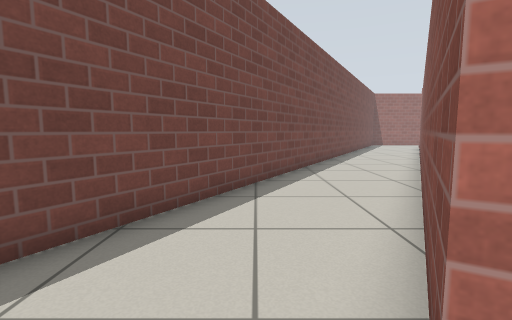
View 1 (above)

12 first-person views from a walk through a robot-simulator world made for Gazebo. The camera is 0.72 m above the floor, tilts 6° down and sees 85° across. The floor is counted in squares, 0.5 m on a side. Each view is taken from the middle of a square. On the plan, view 1 faces up. The plan holds only what a view shows up to about 14 squares ahead; the rest is blank. The place goes on beyond the plan. Robots are left out. Simple patterns stand in for the simulator's built-in surfaces.

View 2
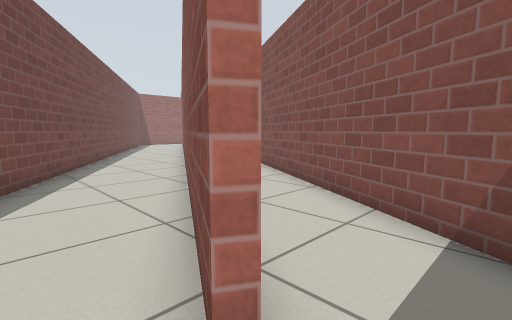

View 3
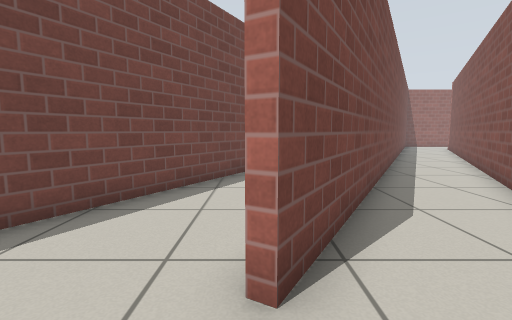

View 4
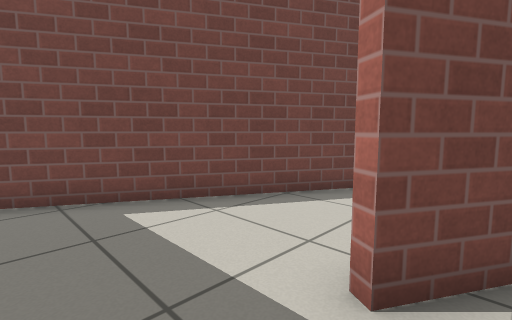

View 5
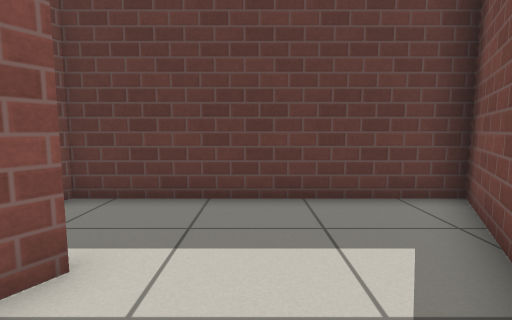

View 6
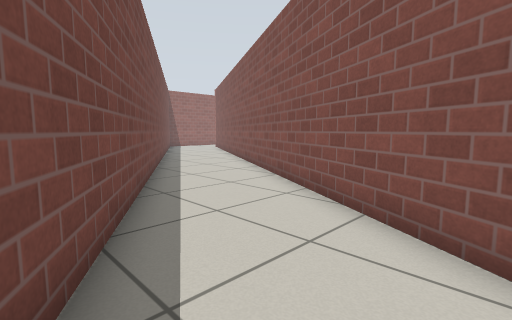

View 7
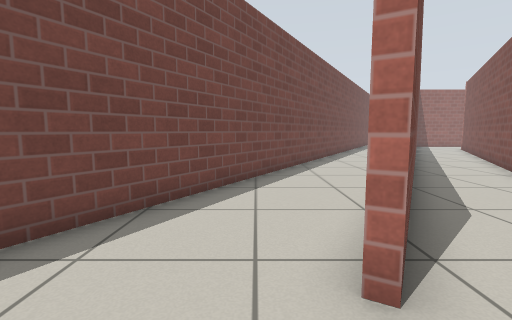

View 8
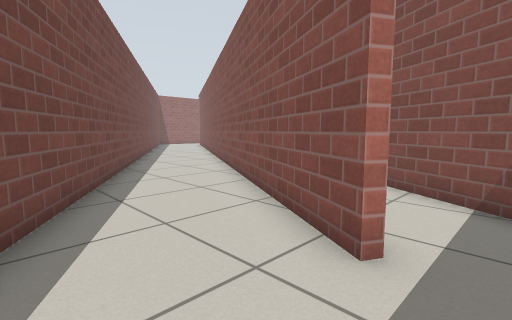

View 9
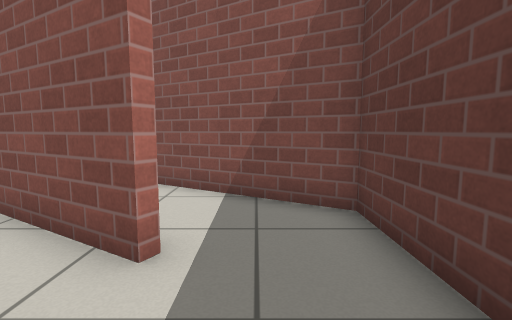

View 10
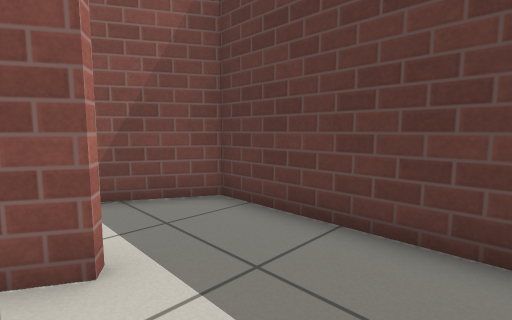

View 11
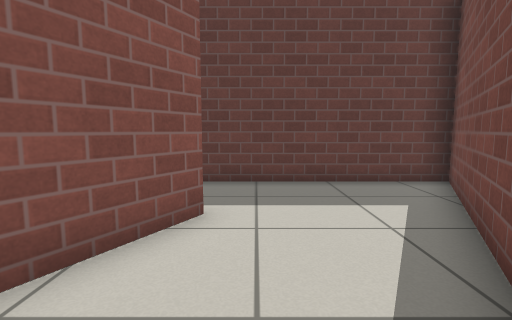

View 12
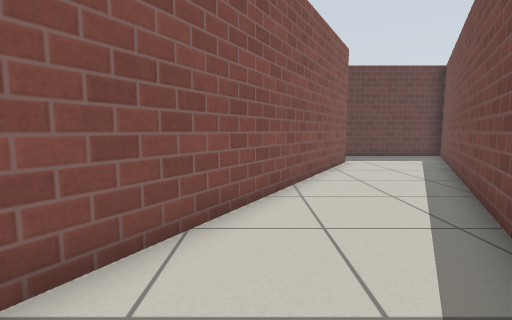

### Floor plan
Ten units are one square. View 1 is at (0, 0); x grows to the right and y downward. Boxes are objects, and circles mark ways between rooms. Rooms are numbered by the first view taken in them; rooms with no view inside come last. Other rooms are left out.
<svg viewBox="-60 -150 181 173">
<path fill="none" stroke="#000" d="M17 -20 12 -11 9 -13 85 -145M40 -145 -55 18 29 18 44 -8M57 -89 17 -20M44 -8 85 -79M82 -132 57 -89M85 -79 116 -133"/>
<circle cx="30" cy="-20" r="3" fill="#2a7"/>
<circle cx="70" cy="-90" r="3" fill="#2a7"/>
<text x="20" y="-50">1</text>
<text x="50" y="-50">2</text>
<text x="90" y="-110">3</text>
</svg>
Room 1 opens to room 2. Room 2 opens to room 3.

Where each view was taken, in squares from view 1:
view 1: 0 up, 0 right, facing up
view 2: 0 up, 0 right, facing up-right
view 3: 1 down, 1 right, facing up
view 4: 1 down, 2 right, facing up-left
view 5: 4 up, 1 left, facing down
view 6: 4 up, 1 left, facing up-right
view 7: 1 down, 0 right, facing up
view 8: 0 up, 2 left, facing up-right
view 9: 0 up, 2 left, facing right
view 10: 2 up, 2 left, facing down-right
view 11: 6 up, 0 right, facing down
view 12: 14 up, 5 right, facing down
